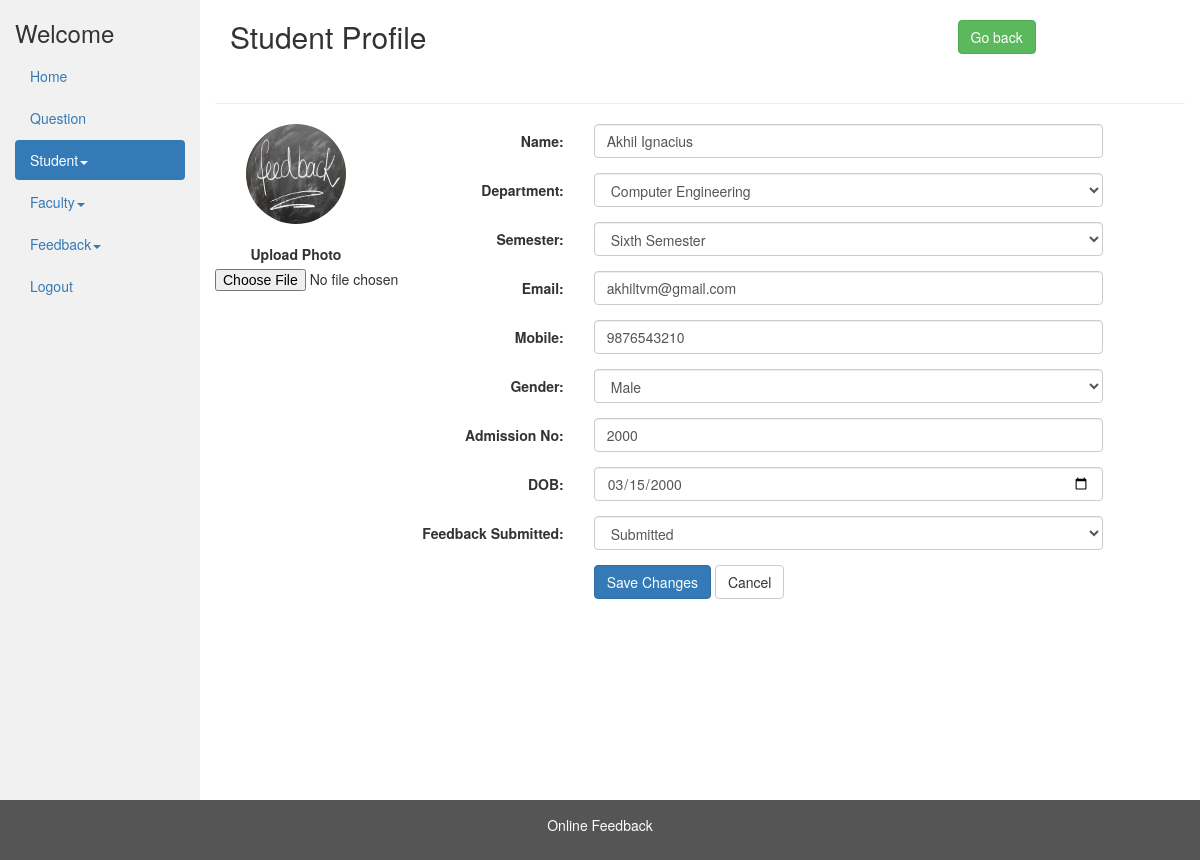
The page /admin/view_student_profile.php?student_id=1 on the database as committed earlier.
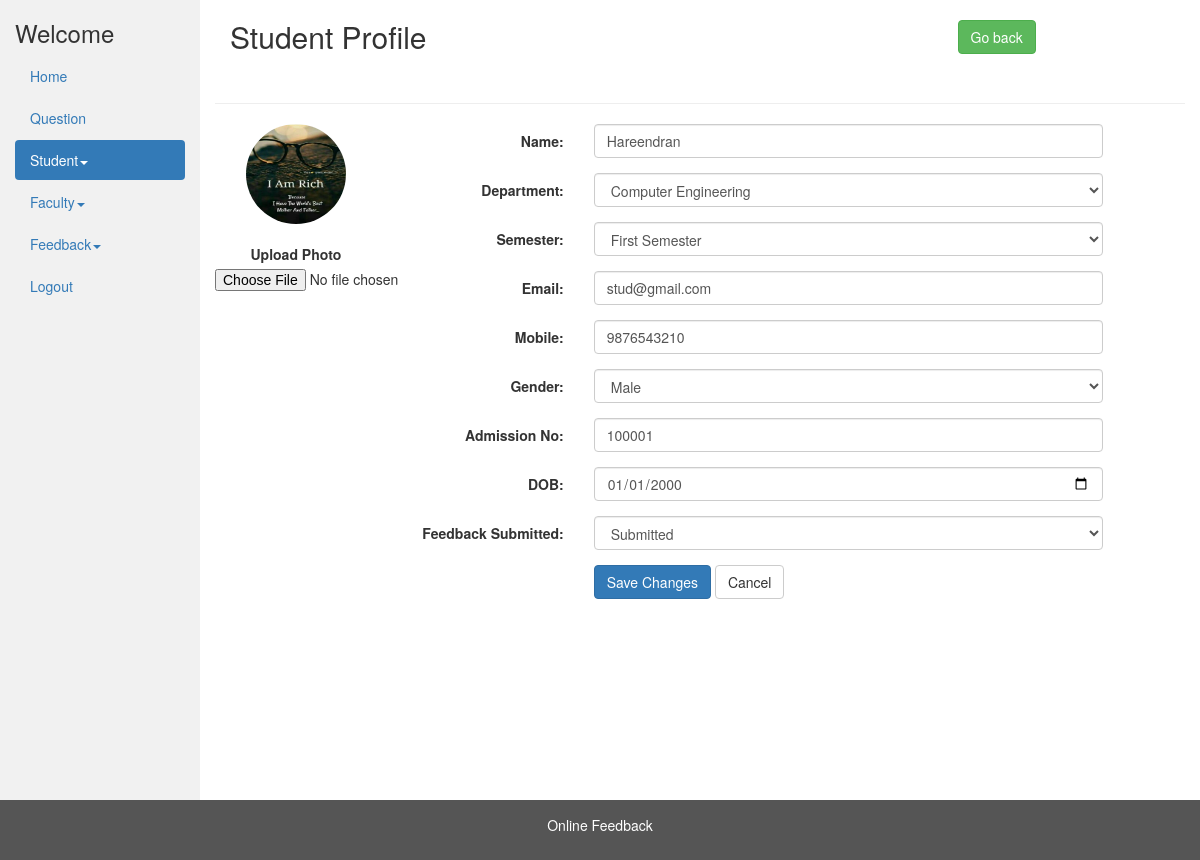
The same page on the database as committed later.
### tables this page shows
CREATE TABLE IF NOT EXISTS `student` (
  `id` int(11) NOT NULL AUTO_INCREMENT,
  `name` char(40) NOT NULL,
  `gender` int(11) NOT NULL,
  `email` varchar(40) NOT NULL,
  `mobile` bigint(11) NOT NULL,
  `department_id` int(11) NOT NULL,
  `semester_id` int(10) NOT NULL,
  `image` varchar(50) NOT NULL DEFAULT '../img/no_image.jpg',
  `dob` date NOT NULL,
  `regid` int(11) NOT NULL,
  `feedback_submitted` int(11) NOT NULL DEFAULT 0,
  PRIMARY KEY (`id`),
  UNIQUE KEY `regid` (`regid`)
);

CREATE TABLE IF NOT EXISTS `department` (
  `id` int(11) NOT NULL,
  `name` varchar(250) NOT NULL,
  PRIMARY KEY (`id`)
);

CREATE TABLE IF NOT EXISTS `semester` (
  `id` int(11) NOT NULL,
  `name` varchar(250) NOT NULL,
  PRIMARY KEY (`id`)
);

### admin/view_student_profile.php (the view, shortened to what this page needs)
<?php
include_once '../database/dbconfig.php';
$student_id = $_GET['student_id'];
$sql = "SELECT * FROM `student` WHERE `id` = " . $student_id;
$result_query = mysqli_query($conn, $sql);
$row = mysqli_fetch_array($result_query);
$name = $row['name'];
$department_id = $row['department_id'];
$semester_id = $row['semester_id'];
$email = $row['email'];
$mobile = $row['mobile'];
$gender = $row['gender'];
$regid = $row['regid'];
$dob = $row['dob'];
$image = $row['image'];
$feedback_submitted = $row['feedback_submitted'];
?>
<!DOCTYPE html>
<html lang="en">
<head>
  <link rel="stylesheet" href="../css/bootstrap-3.4.1.min.css">
</head>
<body>
  <div class="container-fluid">
    <div class="row content">
      <div class="col-sm-2 sidenav">
                    <h3>Welcome
                    </h3>
                    <ul class="nav nav-pills nav-stacked">
                        <li><a href="admin_dashboard.php">Home</a></li>
                        <li><a href="view_questions.php">Question</a></li>
                        <li class="active">
                            <a href="#stud_sub-menu" data-toggle="collapse" data-parent="#main-menu">Student<span class="caret"></span></a>
                        </li>
                        <li>
                            <a href="#fac_sub-menu" data-toggle="collapse" data-parent="#main-menu">Faculty<span class="caret"></span></a>
                        </li>
                        <li>
                            <a href="#feedsub-menu" data-toggle="collapse" data-parent="#main-menu">Feedback<span class="caret"></span></a>
                        </li>
                        <li><a href="../logout.php">Logout</a></li>
                    </ul><br>
                </div>
      <div class="col-sm-10">
        <div class="container-fluid">
          <div class="row">
            <div class="col-md-9"><h2>Student Profile</h2></div><br />
            <div class="col-md-3">
              <a href="view_students.php" class="btn btn-success">Go back</a>
            </div>
          </div>
        </div>
        <br />
  	<hr>
          <div class="row">
          <div class="container-fluid">
            <form class="form-horizontal" method="post"
              action="student_profile_update.php?student_id=<?php echo $student_id; ?>" enctype="multipart/form-data">
              <div class="col-md-2">
                <div class="text-center">
                  <img src=<?php echo $image ?> class="avatar img-circle" alt="avatar" style="height: 100px; width: 100px;">
                  <br />
                  <br />
                  <div class="form-group">
                    <label>Upload Photo</label>
                    <input type="file" name="image">
                  </div>
                </div>
              </div>
              <div class="col-md-10 personal-info">
                <div class="form-group">
                  <label class="col-lg-3 control-label">Name:</label>
                  <div class="col-lg-8">
                    <input name="name" class="form-control" required="required" type="text" value="<?php echo $name ?>">
                  </div>
                </div>
                <div class="form-group">
                  <label class="col-lg-3 control-label">Department:</label>
                  <div class="col-lg-8">
                    <select name="department_id" class="form-control" required="required">
                      <?php
                        $sql = "select * from department";
                        $result = mysqli_query($conn, $sql);
                        while($row = mysqli_fetch_array($result)) {
                      ?>
                              <option <?php if($department_id == $row['id']) echo "selected" ?> value="<?php echo $row['id'] ?>"><?php echo $row['name'] ?> </option>
                              <?php
                        }
                      ?>
                    </select>
                  </div>
                </div>
                <div class="form-group">
                  <label class="col-lg-3 control-label">Semester:</label>
                  <div class="col-lg-8">
                    <select name="semester_id" class="form-control" required="required">
                    <?php
                      $sql = "select * from semester";
                      $result = mysqli_query($conn, $sql);
                      while($row = mysqli_fetch_array($result)) {
                    ?>
                            <option <?php if($semester_id == $row['id']) echo "selected" ?>  value="<?php echo $row['id'] ?>"><?php echo $row['name'] ?> </option>
                            <?php
                      }
                    ?>
                    </select>
                  </div>
                </div>
                <div class="form-group">
                  <label class="col-lg-3 control-label">Email:</label>
                  <div class="col-lg-8">
                    <input name="email" class="form-control" required="required" type="email"
                      value="<?php echo $email ?>">
                  </div>
                </div>
                <div class="form-group">
                  <label class="col-lg-3 control-label">Mobile:</label>
                  <div class="col-lg-8">
                    <input name="mobile" class="form-control" required="required" type="text"  minlength="10" maxlength ="10" onkeypress="return isNumber(event)" value="<?php echo $mobile; ?>">
                  </div>
                </div>
                <div class="form-group">
                  <label class="col-lg-3 control-label">Gender:</label>
                  <div class="col-lg-8">
                    <select name="gender" class="form-control" required="required">
                      <option value="1" <?php if ($gender == 1) echo "selected"; ?>>Male</option>
                    </select>
                  </div>
                </div>
                <div class="form-group">
                  <label class="col-md-3 control-label">Admission No:</label>
                  <div class="col-md-8">
                    <input name="regid" class="form-control" required="required" type="text" minlength="6" maxlength="6" value="<?php echo $regid ?>">
                  </div>
                </div>
                <div class="form-group">
                  <label class="col-md-3 control-label">DOB:</label>
                  <div class="col-md-8">
                    <input name="dob" class="form-control" required="required" type="date" value=<?php echo $dob ?>>
                  </div>
                </div>
                <div class="form-group">
                  <label class="col-lg-3 control-label">Feedback Submitted:</label>
                  <div class="col-lg-8">
                    <select name="feedback_submitted" class="form-control" required="required">
                      <option value="1" <?php if ($feedback_submitted == 1) echo "selected"; ?>>Submitted</option>
                    </select>
                  </div>
                </div>
                <div class="form-group">
                  <label class="col-md-3 control-label"></label>
                  <div class="col-md-8">
                    <input type="submit" class="btn btn-primary" value="Save Changes">
                    <input type="reset" class="btn btn-default" value="Cancel">
                  </div>
                </div>
            </form>
          </div>
        </div>
        </div>
      </div>
    </div>
  <footer class="container-fluid">
    <center>
      <p>Online Feedback</p>
    </center>
  </footer>
</body>
</html>

### admin/view_student_profile.php (style rules this page uses)
.row.content { height: 800px }
.sidenav { background-color: #f1f1f1; height: 100%; }
footer { background-color: #555; color: white; padding: 15px; }

Rows that differ between the two databases and show on the page:
changed student "Male": image: a different picture; name "Akhil Ignacius" → "Hareendran"; semester_id "Sixth Semester" → "First Semester"; email "akhiltvm@gmail.com" → "stud@gmail.com"; regid "2000" → "100001"; dob "03/15/2000" → "01/01/2000"
